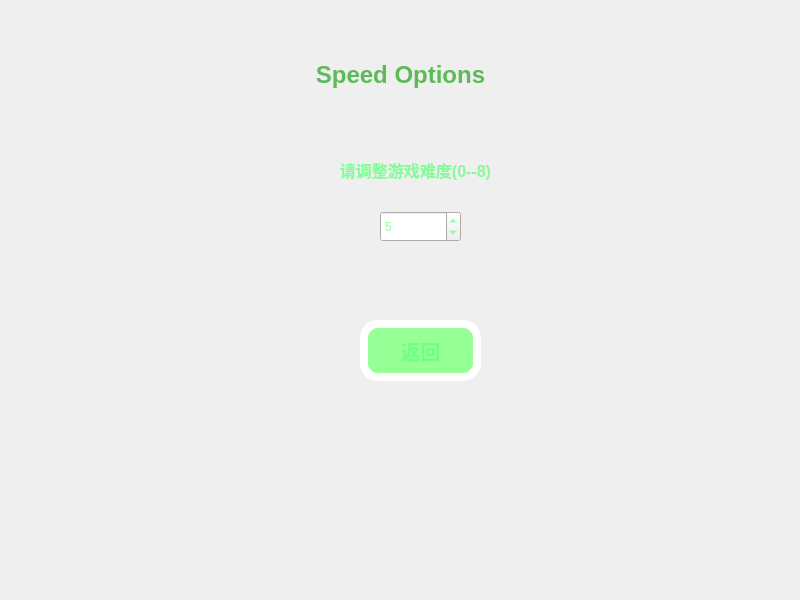
<?xml version="1.0" encoding="UTF-8"?>
<ui version="4.0">
 <class>Dialog1</class>
 <widget class="QDialog" name="Dialog1">
  <property name="geometry">
   <rect>
    <x>0</x>
    <y>0</y>
    <width>800</width>
    <height>600</height>
   </rect>
  </property>
  <property name="windowTitle">
   <string>Dialog</string>
  </property>
  <widget class="QLabel" name="label">
   <property name="geometry">
    <rect>
     <x>270</x>
     <y>10</y>
     <width>261</width>
     <height>131</height>
    </rect>
   </property>
   <property name="minimumSize">
    <size>
     <width>40</width>
     <height>40</height>
    </size>
   </property>
   <property name="styleSheet">
    <string notr="true"> color:rgba(51,172,43,200);                                                                  </string>
   </property>
   <property name="text">
    <string>&lt;html&gt;&lt;head/&gt;&lt;body&gt;&lt;p align=&quot;center&quot;&gt;&lt;span style=&quot; font-size:18pt; font-weight:600;&quot;&gt;Speed Options&lt;/span&gt;&lt;/p&gt;&lt;/body&gt;&lt;/html&gt;</string>
   </property>
  </widget>
  <widget class="QLabel" name="label_2">
   <property name="geometry">
    <rect>
     <x>40</x>
     <y>130</y>
     <width>41</width>
     <height>9</height>
    </rect>
   </property>
   <property name="text">
    <string/>
   </property>
  </widget>
  <widget class="QPushButton" name="pushButton_2">
   <property name="geometry">
    <rect>
     <x>360</x>
     <y>320</y>
     <width>121</width>
     <height>61</height>
    </rect>
   </property>
   <property name="styleSheet">
    <string notr="true">QPushButton{
                   background-color:rgb(150,255,150);
                   border-style:outset;                
                   border-width:8px;                   
                   border-radius:18px;                   
                   border-color:rgb(255,255,255);
                   font:bold 20px; 
				 color:rgba(102,255,129,200);                                                                 
                   padding:6px;                          
                   
}
 QPushButton:pressed{
                   background-color:rgba(100,200,150,200);
                   border-color:rgba(255,255,255,30);
                   border-style:inset;
                   color:rgba(255,127,0,100);
                   }
                 
 QPushButton:hover{
 				background-color:rgba(100,255,150,200);
                  border-color:rgba(255,255,255,200);
                  color:rgba(255,127,0,200);
                   }</string>
   </property>
   <property name="text">
    <string>返回</string>
   </property>
  </widget>
  <widget class="QSpinBox" name="spinBox">
   <property name="geometry">
    <rect>
     <x>380</x>
     <y>211</y>
     <width>81</width>
     <height>31</height>
    </rect>
   </property>
   <property name="styleSheet">
    <string notr="true"> color:rgba(102,255,129,200);                                                                 </string>
   </property>
   <property name="minimum">
    <number>1</number>
   </property>
   <property name="maximum">
    <number>8</number>
   </property>
   <property name="value">
    <number>5</number>
   </property>
  </widget>
  <widget class="QLabel" name="label_3">
   <property name="geometry">
    <rect>
     <x>290</x>
     <y>130</y>
     <width>251</width>
     <height>81</height>
    </rect>
   </property>
   <property name="minimumSize">
    <size>
     <width>80</width>
     <height>40</height>
    </size>
   </property>
   <property name="styleSheet">
    <string notr="true"> color:rgba(102,255,129,200);                                                                 </string>
   </property>
   <property name="text">
    <string>&lt;html&gt;&lt;head/&gt;&lt;body&gt;&lt;p align=&quot;center&quot;&gt;&lt;span style=&quot; font-size:12pt; font-weight:600;&quot;&gt;请调整游戏难度(0--8)&lt;/span&gt;&lt;/p&gt;&lt;/body&gt;&lt;/html&gt;</string>
   </property>
  </widget>
 </widget>
 <resources/>
 <connections/>
</ui>
